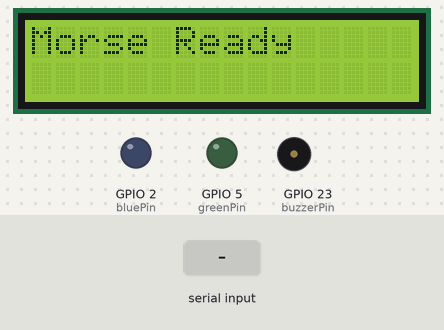
Bench run of a sketch on a simulated ESP32. Shown: 16×2 character LCD, output pins drawn as LEDs (lit = HIGH), buzzer (waves = sounding). Dashed ring = blinking. Inputs (shaded band) come from the test bench. What the sketch prints to the serial monitor is not drawn.

Above: at 1.2 s.
1.3 s: "A\n" received over Serial
At 4.0 s:
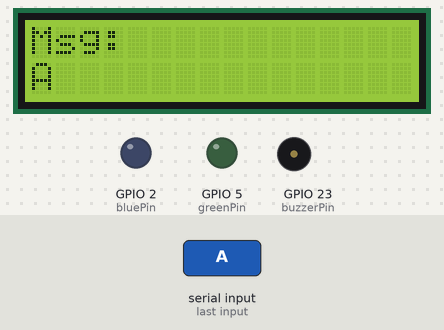
4.3 s: "B\n" received over Serial
At 5.2 s:
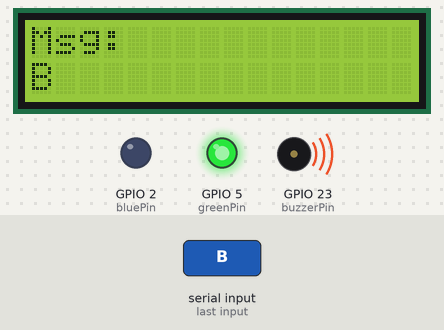
7.3 s: "C\n" received over Serial
At 13.2 s:
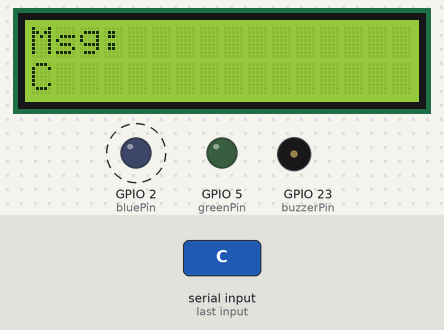
Timing chart, 0 to 14.7 s (numbered marks = the images above; inputs shaded):
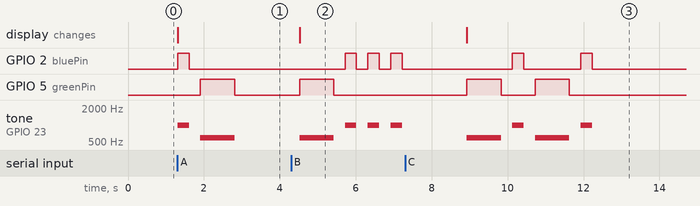

Measured:
- after the input at 1.3 s, GPIO 2 (bluePin): LOW → HIGH at once, → LOW 0.30 s later; GPIO 5 (greenPin): LOW → HIGH after 0.61 s, → LOW 0.90 s later; tone on GPIO 23 (buzzerPin): silent → 1000 Hz at once, → silent 0.30 s later, → 600 Hz 0.30 s later, → silent 0.90 s later; the display: changes at once (image 1)
- after the input at 4.3 s, GPIO 2 (bluePin): alternates HIGH for 0.30 s and LOW for 0.30 s, starting after 1.4 s; GPIO 5 (greenPin): LOW → HIGH after 0.22 s, → LOW 0.90 s later; tone on GPIO 23 (buzzerPin): silent → 600 Hz after 0.22 s, then repeats every 0.60 s: silent 0.30 s, 1000 Hz 0.30 s; the display: changes after 0.22 s (image 2)
- after the input at 7.3 s, GPIO 2 (bluePin): alternates HIGH for 0.30 s and LOW for 1.5 s, 4 changes in all, then stays LOW, starting after 2.8 s; GPIO 5 (greenPin): alternates HIGH for 0.90 s and LOW for 0.90 s, 4 changes in all, then stays LOW, starting after 1.6 s

The sketch:

morse_lcd.ino
```cpp
#include <Wire.h>
#include <LiquidCrystal_I2C.h>

// -------- LCD SETUP --------
// Address usually 0x27 or 0x3F
LiquidCrystal_I2C lcd(0x27, 16, 2);

// -------- PIN SETUP --------
const int bluePin = 2;    // DOT
const int greenPin = 5;   // DASH
const int buzzerPin = 23;

int dotTime = 300;

// -------- MORSE TABLE --------
String getMorse(char c) {
  switch (toupper(c)) {
    case 'A': return ".-";
    case 'B': return "-...";
    case 'C': return "-.-.";
    case 'D': return "-..";
    case 'E': return ".";
    case 'F': return "..-.";
    case 'G': return "--.";
    case 'H': return "....";
    case 'I': return "..";
    case 'J': return ".---";
    case 'K': return "-.-";
    case 'L': return ".-..";
    case 'M': return "--";
    case 'N': return "-.";
    case 'O': return "---";
    case 'P': return ".--.";
    case 'Q': return "--.-";
    case 'R': return ".-.";
    case 'S': return "...";
    case 'T': return "-";
    case 'U': return "..-";
    case 'V': return "...-";
    case 'W': return ".--";
    case 'X': return "-..-";
    case 'Y': return "-.--";
    case 'Z': return "--..";

    case '0': return "-----";
    case '1': return ".----";
    case '2': return "..---";
    case '3': return "...--";
    case '4': return "....-";
    case '5': return ".....";
    case '6': return "-....";
    case '7': return "--...";
    case '8': return "---..";
    case '9': return "----.";

    case ' ': return " ";
    default: return "";
  }
}

// -------- SIGNAL FUNCTIONS --------
void sendDot() {
  Serial.println("DOT");

  digitalWrite(bluePin, HIGH);
  tone(buzzerPin, 1000);

  delay(dotTime);

  digitalWrite(bluePin, LOW);
  noTone(buzzerPin);
}

void sendDash() {
  Serial.println("DASH");

  digitalWrite(greenPin, HIGH);
  tone(buzzerPin, 600);

  delay(dotTime * 3);

  digitalWrite(greenPin, LOW);
  noTone(buzzerPin);
}

void gap() {
  Serial.println("GAP");
  delay(dotTime);
}

void letterGap() {
  Serial.println("LETTER_GAP");
  delay(dotTime * 5);
}

void wordGap() {
  Serial.println("WORD_GAP");
  delay(dotTime * 7);
}

// -------- MORSE ENGINE --------
void sendMorse(String msg) {
  for (int i = 0; i < msg.length(); i++) {
    char c = msg[i];

    if (c == ' ') {
      wordGap();
      continue;
    }

    String morse = getMorse(c);

    for (int j = 0; j < morse.length(); j++) {
      if (morse[j] == '.') sendDot();
      else if (morse[j] == '-') sendDash();

      if (j < morse.length() - 1) gap();
    }

    letterGap();
    delay(200);
  }
}

// -------- SETUP --------
void setup() {
  Serial.begin(9600);

  pinMode(bluePin, OUTPUT);
  pinMode(greenPin, OUTPUT);
  pinMode(buzzerPin, OUTPUT);

  // Initialize I2C with custom pins
  Wire.begin(26, 27);

  lcd.init();
  lcd.backlight();

  lcd.setCursor(0, 0);
  lcd.print("Morse Ready");

  Serial.println("Type your message:");
}

// -------- LOOP --------
void loop() {
  if (Serial.available()) {
    String input = Serial.readStringUntil('\n');
    input.trim();

    if (input.length() > 0) {
      Serial.println("START");

      // -------- LCD DISPLAY --------
      lcd.clear();
      lcd.setCursor(0, 0);
      lcd.print("Msg:");

      lcd.setCursor(0, 1);
      lcd.print(input.substring(0, 16)); // limit for 16 chars

      // -------- MORSE OUTPUT --------
      sendMorse(input);

      Serial.println("END");
    }
  }
}
```
